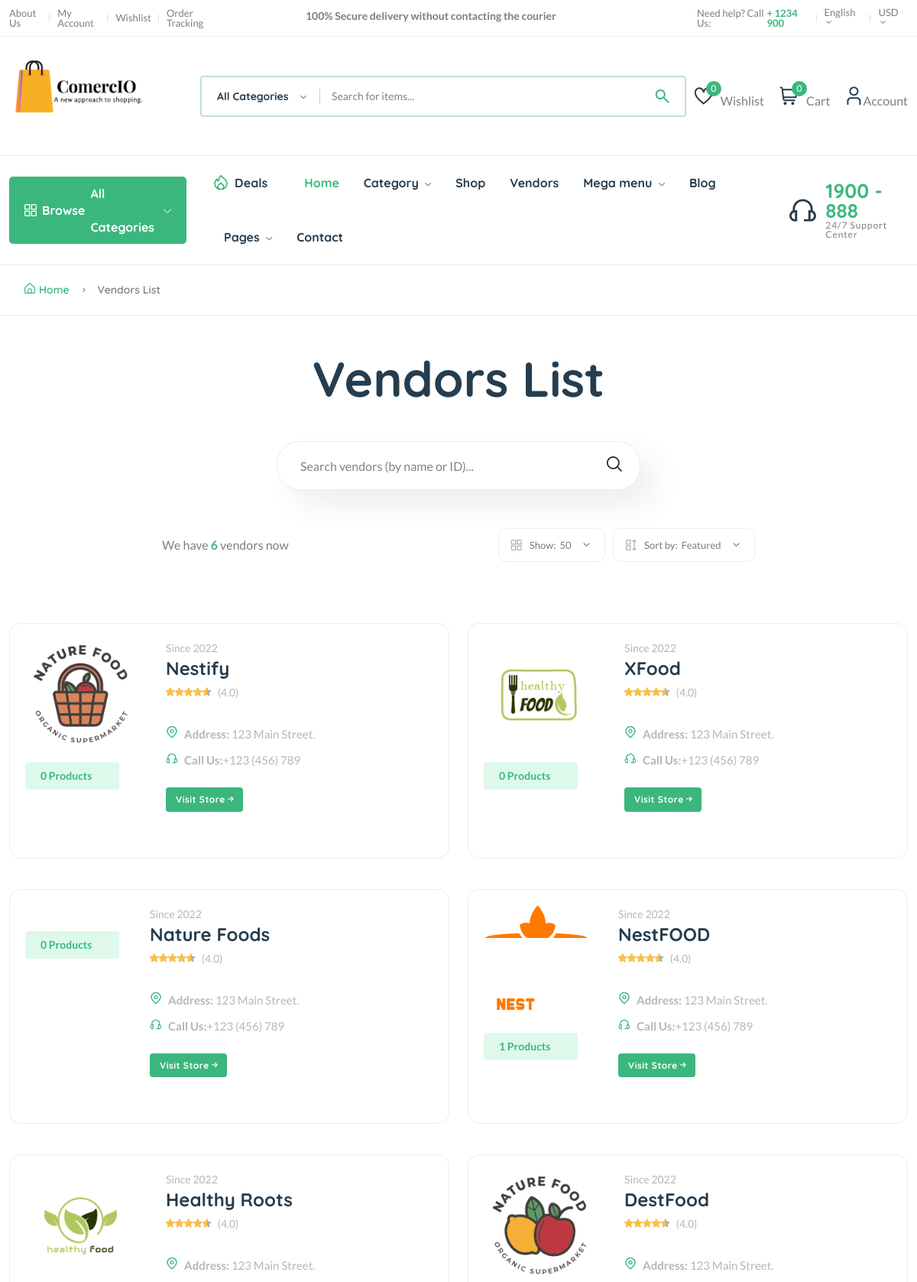
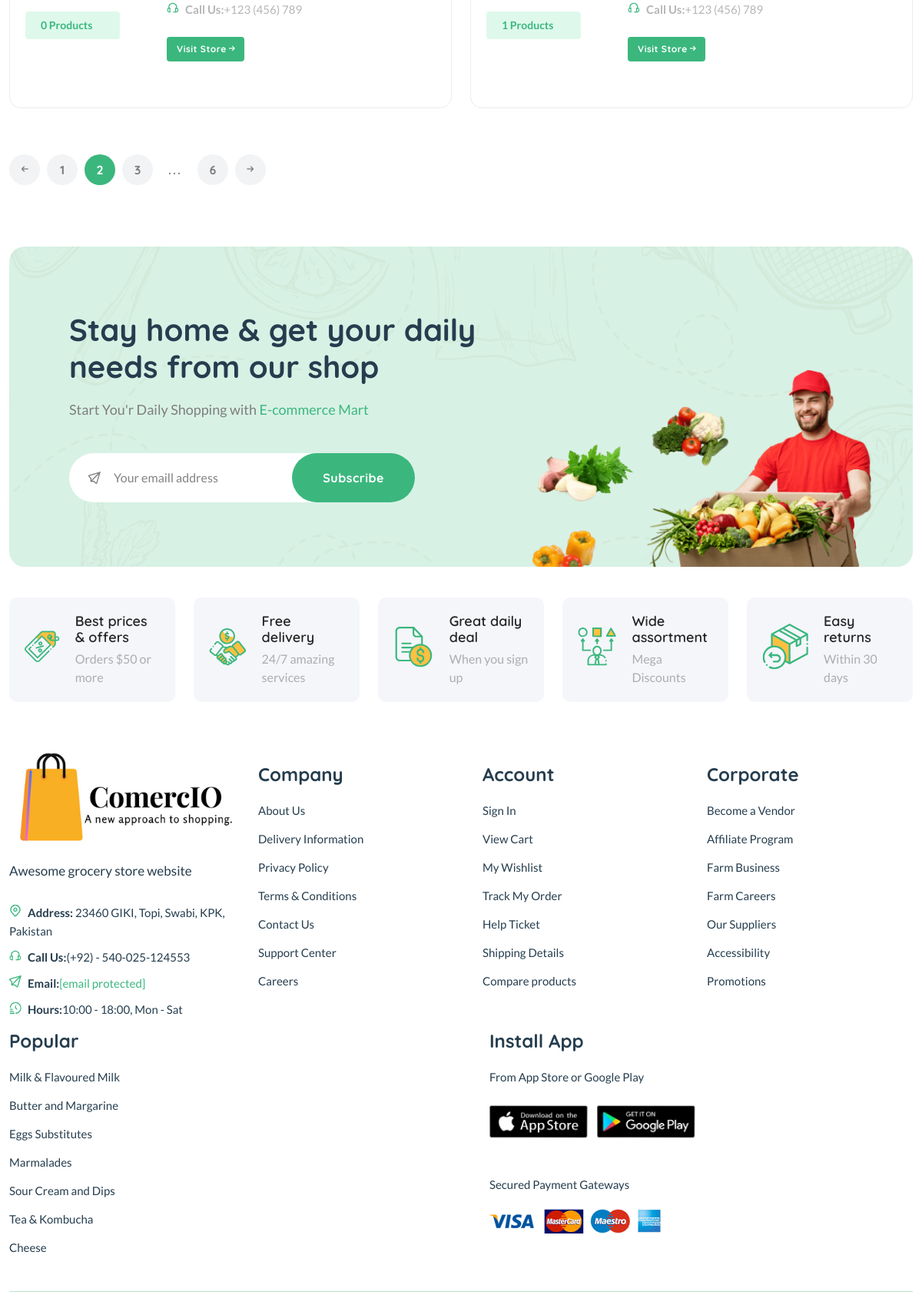
The app's page /vendors/ (upper part) with its own data (2 pictures, top to bottom).
### core/models.py (models this page shows, shortened)
class Vendor(models.Model):
    vid = ShortUUIDField(unique=True, length=10, max_length=20,
                         prefix="ven", alphabet="abcdefgh12345")
    title = models.CharField(max_length=100, default="Nestify")
    image = models.ImageField(
        upload_to=user_directory_path, default="vendor.jpg")
    cover_image = models.ImageField(
        upload_to=user_directory_path, default="vendor.jpg")
    description = CKEditor5Field(config_name='extends', null=True, blank=True)
    address = models.CharField(max_length=100, default="123 Main Street.")
    contact = models.CharField(max_length=100, default="+123 (456) 789")
    chat_resp_time = models.CharField(max_length=100, default="100")
    shipping_on_time = models.CharField(max_length=100, default="100")
    authentic_rating = models.CharField(max_length=100, default="100")
    days_return = models.CharField(max_length=100, default="100")
    warranty_period = models.CharField(max_length=100, default="100")
    user = models.ForeignKey(User, on_delete=models.SET_NULL, null=True)
    date = models.DateTimeField(auto_now_add=True, null=True, blank=True)
    class Meta:
        verbose_name_plural = "Vendors"

### core/views.py (the view)
# urls.py: path("vendors/", vendor_list_view, name="vendor-list"),
def vendor_list_view(request):
    vendors = Vendor.objects.all()
    context = {
        "vendors": vendors,
    }
    return render(request, "core/vendor-list.html", context)

### core/context_processor.py (called while the page is built)
def default(request):
    categories = Category.objects.all()
    vendors = Vendor.objects.all()
    min_max_price = Product.objects.aggregate(Min("price"), Max("price"))
    if request.user.is_authenticated:
        try:
            wishlist = wishlist_model.objects.filter(user=request.user)
        except:
            messages.warning(request, "You need to login before accessing your wishlist.")
            wishlist = 0
    else:
        wishlist = 0
    try:
        address = Address.objects.get(user=request.user)
    except:
        address = None
    return {
        'categories':categories,
        'wishlist':wishlist,
        'address':address,
        'vendors':vendors,
        'min_max_price':min_max_price,
    }

### templates/core/vendor-list.html (shortened to what this page needs)
{% extends 'partials/base.html' %}
{% load static %}
{% block content %}
    <main class="main pages mb-80">
        <div class="page-header breadcrumb-wrap">
            <div class="container">
                <div class="breadcrumb">
                    <a href="index.html" rel="nofollow"><i class="fi-rs-home mr-5"></i>Home</a>
                    <span></span> Vendors List
                </div>
            </div>
        </div>
        <div class="page-content pt-50">
            <div class="container">
                <div class="archive-header-2 text-center">
                    <h1 class="display-2 mb-50">Vendors List</h1>
                    <div class="row">
                        <div class="col-lg-5 mx-auto">
                            <div class="sidebar-widget-2 widget_search mb-50">
                                <div class="search-form">
                                    <form action="#">
                                        <input type="text" placeholder="Search vendors (by name or ID)..." />
                                        <button type="submit"><i class="fi-rs-search"></i></button>
                                    </form>
                                </div>
                            </div>
                        </div>
                    </div>
                </div>
                <div class="row mb-50">
                    <div class="col-12 col-lg-8 mx-auto">
                        <div class="shop-product-fillter">
                            <div class="totall-product">
                                <p>We have <strong class="text-brand">{{vendors.count}}</strong> vendor{{vendors.count|pluralize}} now</p>
                            </div>
                            <div class="sort-by-product-area">
                                <div class="sort-by-cover mr-10">
                                    <div class="sort-by-product-wrap">
                                        <div class="sort-by">
                                            <span><i class="fi-rs-apps"></i>Show:</span>
                                        </div>
                                        <div class="sort-by-dropdown-wrap">
                                            <span> 50 <i class="fi-rs-angle-small-down"></i></span>
                                        </div>
                                    </div>
                                </div>
                                <div class="sort-by-cover">
                                    <div class="sort-by-product-wrap">
                                        <div class="sort-by">
                                            <span><i class="fi-rs-apps-sort"></i>Sort by:</span>
                                        </div>
                                        <div class="sort-by-dropdown-wrap">
                                            <span> Featured <i class="fi-rs-angle-small-down"></i></span>
                                        </div>
                                    </div>
                                </div>
                            </div>
                        </div>
                    </div>
                </div>
                <div class="row vendor-grid">
                    {% for v in vendors %}
                    <div class="col-lg-6 col-md-6 col-12 col-sm-6">
                        <div class="vendor-wrap style-2 mb-40">
                            <div class="vendor-img-action-wrap">
                                <div class="vendor-img">
                                    <a href="{% url 'core:vendor-detail' v.vid %}">
                                        <img class="default-img" src="{{v.image.url}}" alt="" />
                                    </a>
                                </div>
                                <div class="mt-10">
                                    <span class="font-small total-product">{{v.product.all.count}} Products</span>
                                </div>
                            </div>
                            <div class="vendor-content-wrap">
                                <div class="mb-30">
                                    <div class="product-category">
                                        <span class="text-muted">Since {{v.date|date:"Y"}}</span>
                                    </div>
                                    <h4 class="mb-5"><a href="{% url 'core:vendor-detail' v.vid %}">{{v.title}}</a></h4>
                                    <div class="product-rate-cover">
                                        <div class="product-rate d-inline-block">
                                            <div class="product-rating" style="width: 90%"></div>
                                        </div>
                                        <span class="font-small ml-5 text-muted"> (4.0)</span>
                                    </div>
                                    <div class="vendor-info d-flex justify-content-between align-items-end mt-30">
                                        <ul class="contact-infor text-muted">
                                            <li><img src="assets/imgs/theme/icons/icon-location.svg" alt="" /><strong>Address: </strong> <span>{{v.address}}</span></li>
                                            <li><img src="assets/imgs/theme/icons/icon-contact.svg" alt="" /><strong>Call Us:</strong><span>{{v.contact}}</span></li>
                                        </ul>
                                        <br>
                                    </div>
                                    <br>
                                    <a href="{% url 'core:vendor-detail' v.vid %}" class="btn btn-xs">Visit Store <i class="fi-rs-arrow-small-right"></i></a>
                                </div>
                            </div>
                        </div>
                    </div>
                    {% endfor %}
                </div>
                <div class="pagination-area mt-20 mb-20">
                    <nav aria-label="Page navigation example">
                        <ul class="pagination justify-content-start">
                            <li class="page-item">
                                <a class="page-link" href="#"><i class="fi-rs-arrow-small-left"></i></a>
                            </li>
                            <li class="page-item"><a class="page-link" href="#">1</a></li>
                            <li class="page-item active"><a class="page-link" href="#">2</a></li>
                            <li class="page-item"><a class="page-link" href="#">3</a></li>
                            <li class="page-item"><a class="page-link dot" href="#">...</a></li>
                            <li class="page-item"><a class="page-link" href="#">6</a></li>
                            <li class="page-item">
                                <a class="page-link" href="#"><i class="fi-rs-arrow-small-right"></i></a>
                            </li>
                        </ul>
                    </nav>
                </div>
            </div>
        </div>
    </main>
    {% endblock content %}

### records on screen
Vendor: image (picture), product.all.count "0", date "2022", title "Nestify", address "123 Main Street.", contact "+123 (456) 789"
Vendor: image (picture), product.all.count "0", date "2022", title "XFood", address "123 Main Street.", contact "+123 (456) 789"
Vendor: product.all.count "0", date "2022", title "Nature Foods", address "123 Main Street.", contact "+123 (456) 789"
Vendor: image (picture), product.all.count "1", date "2022", title "NestFOOD", address "123 Main Street.", contact "+123 (456) 789"
Vendor: image (picture), product.all.count "0", date "2022", title "Healthy Roots", address "123 Main Street.", contact "+123 (456) 789"
Vendor: image (picture), product.all.count "1", date "2022", title "DestFood", address "123 Main Street.", contact "+123 (456) 789"

### other values on screen
{{ request.session.cart_data_obj|length }} "0"
{{ vendors.count }} "6"
